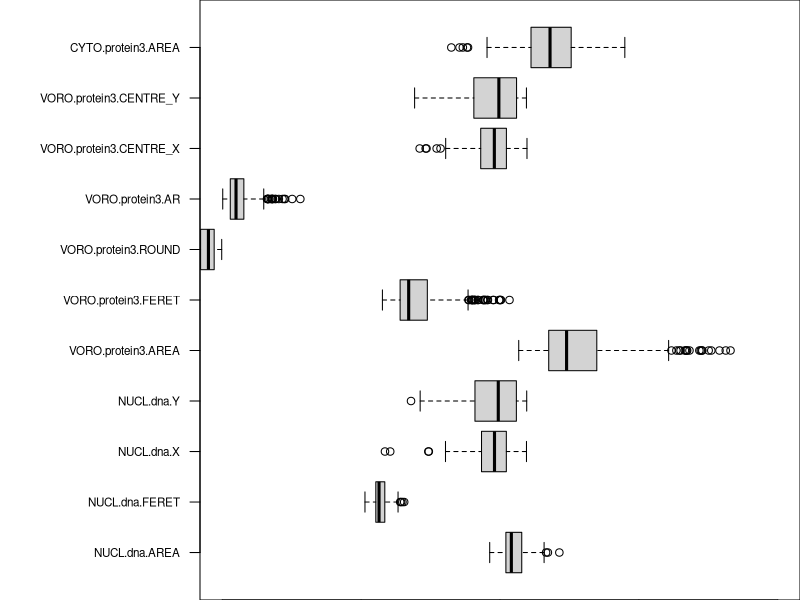
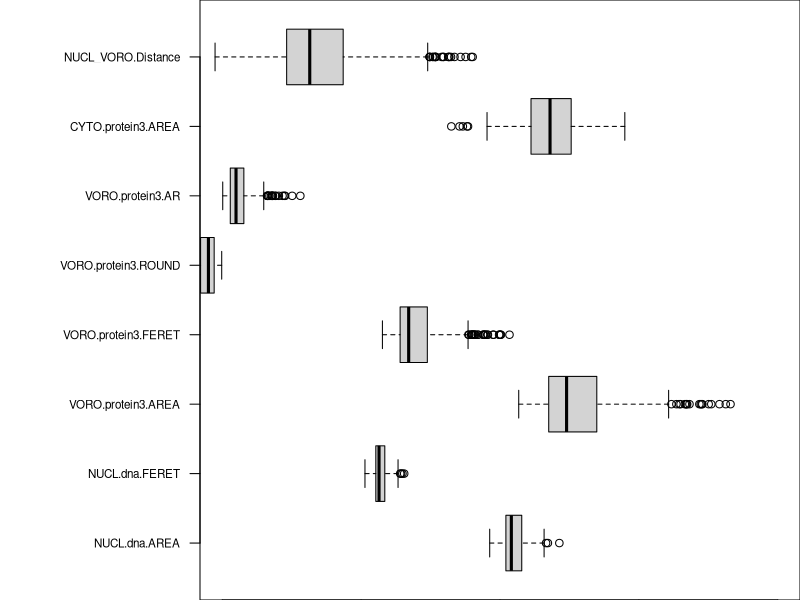
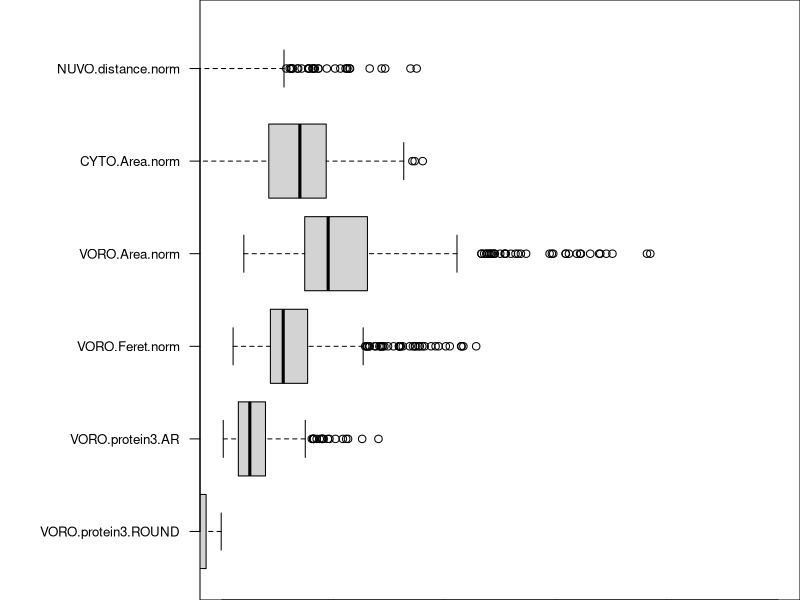

Recreate these plots in R, in order.
## ---- chunk 1
knitr::opts_chunk$set(echo = TRUE)
## ---- chunk 2

## LOAD THE DATA

WD = '/Users/Remi/Dropbox/1_WORK/2015/4_PROJECTS/1_SOFTWARE/IMAGEJ_LIB/CELL SIGNALING ANALYSIS/CODE/2_CLASSIFY/BORDERCELLS/DATA_PREPARATION'

setwd(WD)

d0 <- read.delim("2_data_manual_selection.txt")

# exclude the text
d1 = d0[,3:length(d0)]



## ---- chunk 3
# total number of attributes/columns
DT = d1 # LOAD THE DATA IN 'd1'
num_cols = dim(DT)[2]

# report the columns with elements to correct
count_numeric_attributes=0
found_attributes = c('')
num_spec_values = c()

for(i in 1:num_cols){
    a = is.finite(DT[,i])
    l = length(a[a==FALSE])
    num_spec_values[i] = l
    if(l>0){
         count_numeric_attributes = count_numeric_attributes +1
        found_attributes[count_numeric_attributes] = names(DT[i])
        #print(names(DT[i]))
        #print(DT[,i][a==FALSE])
    }
}

if(count_numeric_attributes>0)print(found_attributes)

print(paste('Number of found attributes with special characters:', count_numeric_attributes))

## ---- chunk 4
d_edge = d1[,2:length(d1)]
d_edge_mtx =log(data.matrix(d_edge, rownames.force = NA),2)
op <- par(mar = c(0,10,0,0))
boxplot(d_edge_mtx, horizontal=TRUE, las=2, cex.axis = 0.7, ylim=c(0,20))
par(op)
## ---- chunk 5
# Claculate the distance
Nx = d1$NUCL.dna.X
Ny = d1$NUCL.dna.Y
Vx = d1$VORO.protein3.CENTRE_X
Vy = d1$VORO.protein3.CENTRE_Y

dist= sqrt((Nx-Vx)^2+(Ny-Vy)^2)

# add distance column to the data frame
dd = d1
n_col = dim(dd)[2]
dd[,n_col+1] = dist
names(dd)[n_col+1]='NUCL_VORO.Distance'

# DROP from nuclei and VORO features: X, Y columns 
drops <- c("NUCL.dna.X","NUCL.dna.Y", "VORO.protein3.CENTRE_X", "VORO.protein3.CENTRE_Y")
d2 = dd[ , !(names(dd) %in% drops)]


# PLOT new features
dd = d2[,2:length(d2)]
dd =log(data.matrix(dd),2)
op <- par(mar = c(0,10,0,0))
boxplot(dd, horizontal=TRUE, las=2, cex.axis = 0.7, ylim=c(0,20))
par(op)


## ---- chunk 6

# VORO.protein3.FERET
N_feret = d2$NUCL.dna.FERET
V_feret = d2$VORO.protein3.FERET
V_feret_NORM = V_feret/N_feret
#d1$VORO.protein3.AREA
N_area = d2$NUCL.dna.AREA
V_area = d2$VORO.protein3.AREA
V_area_NORM = V_area/N_area
#d1$CYTO.protein3.AREA
C_area = d2$CYTO.protein3.AREA
C_area_NORM = C_area/N_area
# NUCL_VORO.Distance
NV_dist = d2$NUCL_VORO.Distance
NV_dist_NORM = NV_dist/N_feret


# add VORO.Feret.norm
dd = d2
n_col = dim(dd)[2]
dd[,n_col+1] = V_feret_NORM
names(dd)[n_col+1]='VORO.Feret.norm'

# add VORO.Area.norm
n_col = dim(dd)[2]
dd[,n_col+1] = V_area_NORM
names(dd)[n_col+1]='VORO.Area.norm'

# add CYTO.Area.norm
n_col = dim(dd)[2]
dd[,n_col+1] = C_area_NORM
names(dd)[n_col+1]='CYTO.Area.norm'

# add NUCL_VORO.Distance
n_col = dim(dd)[2]
dd[,n_col+1] = NV_dist_NORM
names(dd)[n_col+1]='NUVO.distance.norm'


# DROP from nuclei and VORO features: X, Y columns 
drops <- c("NUCL.dna.FERET","VORO.protein3.AREA", "CYTO.protein3.AREA", "VORO.protein3.FERET", "NUCL.dna.AREA", "NUCL_VORO.Distance")
d3 = dd[ , !(names(dd) %in% drops)]


# SHOW the new features
dd = d3[,2:length(d3)]
dd =log(data.matrix(dd),2)
op <- par(mar = c(0,10,0,0))
boxplot(dd, horizontal=TRUE, las=2, cex.axis = 0.8, ylim=c(0,10))
par(op)

## ---- chunk 7

TRAIN_PERC = 0.75

## 75% of the sample size
smp_size <- floor(TRAIN_PERC * nrow(d3))

## set the seed to make your partition reproductible
set.seed(123)
train_ind <- sample(seq_len(nrow(d3)), size = smp_size)

train <- d3[train_ind, ]
test <- d3[-train_ind, ]

write.table(train, file = "4_data_training.txt", sep = "\t", quote=FALSE, row.names=FALSE, col.names = colnames(train))
write.table(test, file = "4_data_test.txt", sep = "\t", quote=FALSE, row.names=FALSE, col.names = colnames(test))


